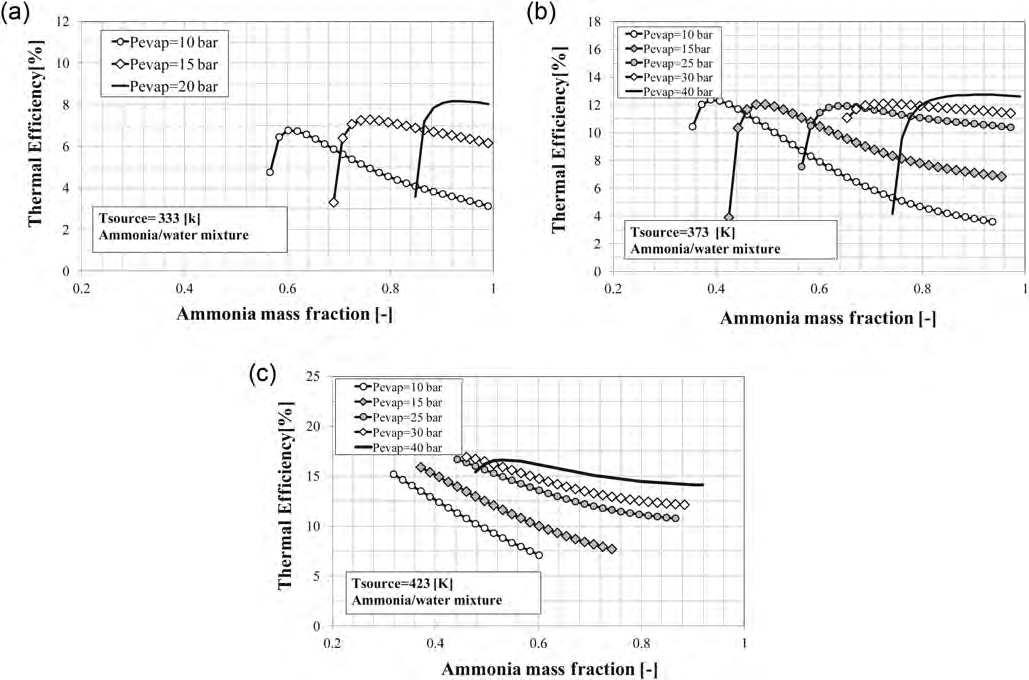
#> input picture reference/elsayed2013/fig2_eta_vs_xb.png, 1029 x 680 px, found by its file name; its folder holds 2 pictures in this run
$ python legend_comps.py
#> lines starting #> are read from the running program, lines starting #| are printed output that depends on the picture; after the words box and inside, x2 and y2 are one past the last pixel; in counts of white or black regions, pixels touching at a corner belong together
# -*- coding: utf-8 -*-
"""Candidatos a marcador (bloques compactos ~7..13px) en leyendas de fig2(a,b,c) y fig4."""
import os
import numpy as np
from PIL import Image
from scipy import ndimage

REF = r'D:\Desktop\ciclo_kalina_tercero\reference\elsayed2013'

def load(name):
#> called with name = 'fig2_eta_vs_xb.png'
    return np.asarray(Image.open(os.path.join(REF, name)).convert('L'))
#> returned value is the input picture: shape (680, 1029); min 0, max 255, mean 243.5

def comps(g, x0, x1, y0, y1, th):
    sub = g[y0:y1, x0:x1] < th
    lab, n = ndimage.label(sub)
    out = []
    for i in range(1, n + 1):
        ys, xs = np.where(lab == i)
        h = ys.max() - ys.min() + 1
        w = xs.max() - xs.min() + 1
        out.append((x0 + int(xs.min()), x0 + int(xs.max()), y0 + int(ys.min()), y0 + int(ys.max()), w, h, int(len(ys)), int(w * h)))
    return out

g2 = load('fig2_eta_vs_xb.png')
g4 = load('fig4_eta_vs_P.png')
#> call 2 of load, with name = 'fig4_eta_vs_P.png'
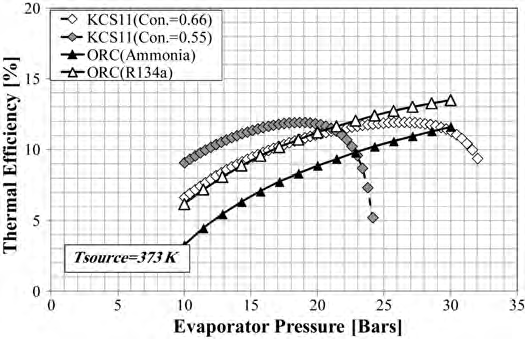
#> input picture reference/elsayed2013/fig4_eta_vs_P.png, 525 x 339 px, found by its file name
#> in load, returned value is the input picture: shape (339, 525); min 0, max 255, mean 233

regions = [
    ('ley a', g2, 92, 290, 204, 256),
    ('ley b', g2, 622, 842, 214, 262),
    ('ley c', g2, 330, 470, 375, 460),
    ('ley f4', g4, 46, 232, 6, 88),
]
for tag, g, x0, x1, y0, y1 in regions:
    print('\n=== %s ===' % tag)
    for c in sorted(comps(g, x0, x1, y0, y1, 200), key=lambda c: (c[3], c[0])):
        w, h, npx = c[4], c[5], c[6]
        # marcador: w~6..14, h~6..14, aspecto 0.6..1.6, npx entre 30% y 95% del area
        aspect = w / h if h else 0
        is_marker = 6 <= w <= 14 and 6 <= h <= 14 and 0.5 <= aspect <= 2.0
        mark = 'MARK' if is_marker else ''
        print('   x=%3d..%3d y=%3d..%3d w=%2d h=%2d npx=%3d area=%3d ar=%.2f %s' % (c[0], c[1], c[2], c[3], w, h, npx, c[7], aspect, mark))
#> this loop made 4 passes
#> (tag, x0, x1, y0, y1) on passes 1 to 4: ('ley a', 92, 290, 204, 256), ('ley b', 622, 842, 214, 262), ('ley c', 330, 470, 375, 460), ('ley f4', 46, 232, 6, 88)
#> (printed output is left out)
#> pass 1, in comps, `sub = g[y0:y1, x0:x1] < th`:
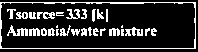
#> sub: shape (52, 198) bool; 17.3% white in thin lines or dots, all inside (x1, y1, x2, y2) = (0, 2, 196, 49)
#> pass 1, in comps, `lab, n = ndimage.label(sub)`:
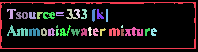
#> lab: shape (52, 198) int32; 33 distinct labels, from 0 to 32; one colour per label, 0 black
#> pass 2, in comps (call 2), `sub = g[y0:y1, x0:x1] < th`:
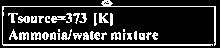
#> sub: shape (48, 220) bool; 18.8% white in thin lines or dots
#> pass 2, in comps (call 2), `lab, n = ndimage.label(sub)`:
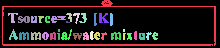
#> lab: shape (48, 220) int32; 36 distinct labels, from 0 to 35; one colour per label, 0 black
